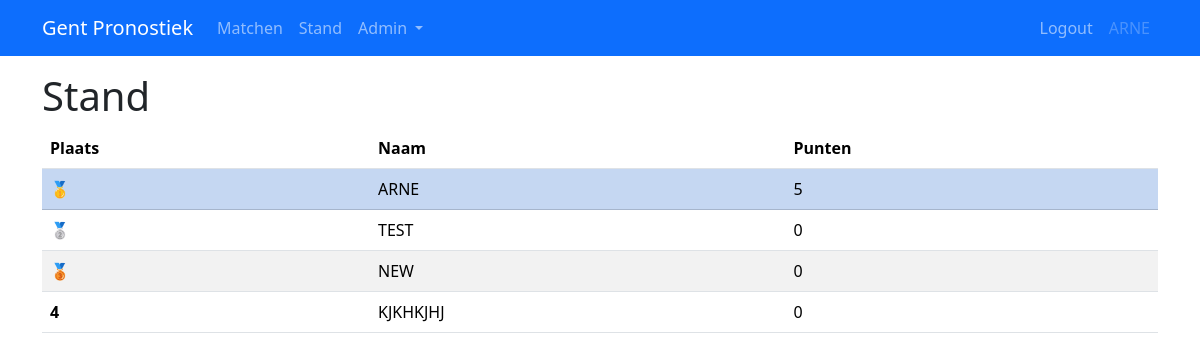
Screenshot of /stand (signed in) with the database file from the repository.
### app/models.py (models this page shows, shortened)
class User(UserMixin, db.Model):
    id: so.Mapped[int] = so.mapped_column(primary_key=True)
    username: so.Mapped[str] = so.mapped_column(sa.String(64), unique=True, index=True)
    score: so.Mapped[int] = so.mapped_column(default=0)
    isAdmin: so.Mapped[bool] = so.mapped_column(default=True)
    predictions: so.WriteOnlyMapped["Prediction"] = so.relationship(
        back_populates="user", cascade="all, delete-orphan", passive_deletes=True
    )

### app/routes.py (the view)
@app.route("/stand")
@login_required
def stand():
    users = db.session.scalars(sa.select(User).order_by(User.score.desc())).all()
    scoreboard = [
        (postion, user.username, user.score, user.id)
        for postion, user in enumerate(users, start=1)
    ]
    return render_template("stand.html", title="Home", scoreboard=scoreboard)

### app/models.py (called while the page is built)
@login.user_loader
def load_user(id):
    return db.session.get(User, int(id))

### app/templates/stand.html
{% extends "base.html" %}
{% block content %}
<h1>Stand</h1>
<table class="table table-striped table-hover">
    <thead>
        <tr>
            <th scope="col">Plaats</th>
            <th scope="col">Naam</th>
            <th scope="col">Punten</th>
        </tr>
    </thead>
    <tbody>
        {% for (position, username, score, id) in scoreboard %}
        {% if id == current_user.id %}
        <tr class="table-primary">
        {% else %}
        <tr>
        {% endif %}
            <th scope="row">
                {% if position == 1 %}🥇
                {% elif position == 2 %}🥈
                {% elif position == 3 %}🥉
                {% else %}
                {{ position }}
                {% endif %}
            </th>
            <td>{{ username }}</td>
            <td>{{ score }}</td>
        </tr>
        {% endfor %}
    </tbody>
</table>
{% endblock %}

### app/templates/base.html (shortened to what this page needs)
<!DOCTYPE html>
<html lang="en">
<head>
    <link rel="stylesheet" href="{{ url_for('static', filename='style.css')}}">
    <link href="https://cdn.jsdelivr.net/npm/bootstrap@5.3.2/dist/css/bootstrap.min.css" rel="stylesheet"
>
</head>
<body>
    <nav class="navbar bg-primary navbar-expand-lg" data-bs-theme="dark">
        <div class="container">
            <a class="navbar-brand" href="">Gent Pronostiek</a>
            <div class="collapse navbar-collapse" id="navbarSupportedContent">
                <ul class="navbar-nav me-auto mb-2 mb-lg-0">
                    <li class="nav-item">
                        <a href="{{ url_for('matches')}}" class="nav-link">Matchen</a>
                    </li>
                    <li class="nav-item">
                        <a href="{{ url_for('stand')}}" class="nav-link">Stand</a>
                    </li>
                    {% if current_user.isAdmin %}
                    <li class="nav-item dropdown">
                        <a class="nav-link dropdown-toggle" href="#" role="button" data-bs-toggle="dropdown"
                            aria-expanded="false">
                            Admin
                        </a>
                    </li>
                    {% endif %}
                </ul>
                <ul class="navbar-nav mb-2 mb-lg-0">
                    {% if current_user.is_anonymous %}
                    <li class="nav-item">
                        <a href="{{ url_for('login')}}" class="nav-link">Login</a>
                    </li>
                    {% else %}
                    <li class="nav-item">
                        <a href="{{ url_for('logout')}}" class="nav-link">Logout</a>
                    </li>
                    <li clas="nav-item">
                        <a class="nav-link disabled" href="{{ url_for('logout')}}">{{ current_user.username }}</a>
                    </li>
                    {% endif %}
                    </ul>
            </div>
        </div>
    </nav>
    <div class="container mt-3">
        {% block content %} {% endblock %}
    </div>
</body>
</html>

### rows the page displays
User: username "ARNE", score "5"
User: username "TEST", score "0"
User: username "NEW", score "0"
User: id "4", username "KJKHKJHJ", score "0"
